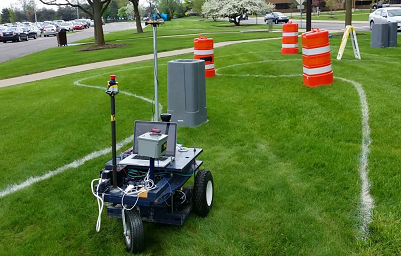
#> input picture Section B/ComputerVision/ImageCV/abhiyaan.png, 401 x 256 px, found by its file name
$ python trial1.py
#> lines starting #> are read from the running program, lines starting #| are printed output that depends on the picture; after the words box and inside, x2 and y2 are one past the last pixel; in counts of white or black regions, pixels touching at a corner belong together
import cv2 as cv
import numpy as np
from matplotlib import pyplot as plt

# blank = np.zeros((500,500),dtype = 'uint8')
# cv.imshow('Blank',blank)

img = cv.imread('C:/Users/gawta/Desktop/Abhiyaan/Section B/ComputerVision/ImageCV/abhiyaan.png')
#> img is the input picture: shape (256, 401, 3); mean B, G, R 56.2, 118.3, 93.3
hsv_orginal = cv.cvtColor(img, cv.COLOR_BGR2HSV)
#> hsv_orginal: shape (256, 401, 3); mean H, S, V 52.7, 155.5, 123.2

grass = cv.imread("C:/Users/gawta/Desktop/Abhiyaan/Section B/ComputerVision/ImageCV/neg.jpg")
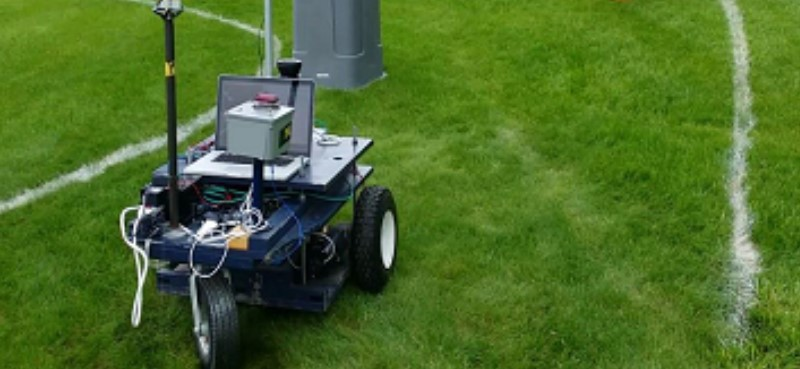
#> input picture Section B/ComputerVision/ImageCV/neg.jpg, 800 x 369 px, found by its file name
#> grass is the input picture: shape (369, 800, 3); mean B, G, R 41.2, 108.9, 76.8
hsv_grass = cv.cvtColor(grass, cv.COLOR_BGR2HSV)
#> hsv_grass: shape (369, 800, 3); mean H, S, V 53.7, 173, 110.7

#hue, saturation, value = cv.split(hsv_grass)

grass_hist = cv.calcHist([hsv_grass], [0,1], None, [180, 256], [0, 180, 0, 256])
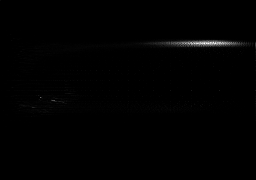
#> grass_hist: shape (180, 256) float32; min 0, max 1189, mean 6.4; drawn with min black and max white
mask = cv.calcBackProject([hsv_orginal], [0, 1], grass_hist, [0, 180, 0, 256], 1)
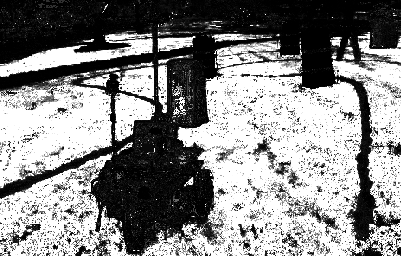
#> mask: shape (256, 401); min 0, max 255, mean 135.4

# Filtering remove noise
kernel = cv.getStructuringElement(cv.MORPH_ELLIPSE, (5, 5))
mask = cv.filter2D(mask, -1, kernel)
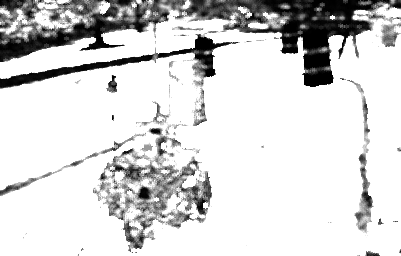
#> mask: shape (256, 401); min 0, max 255, mean 214.2
_, mask = cv.threshold(mask, 100, 255, cv.THRESH_BINARY)
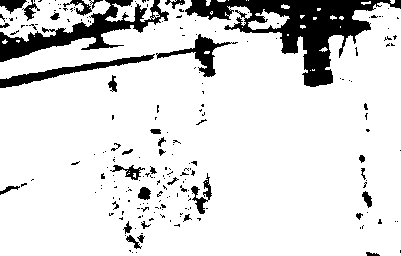
#> mask: shape (256, 401); 86.4% white; 208 black regions (173 under 20 px), largest, box (x1, y1, x2, y2) and area: (185, 0, 401, 87) 6162, (0, 0, 169, 62) 2995, (0, 54, 155, 88) 1089

mask = cv.merge((mask, mask, mask))
result = cv.bitwise_and(img, mask)
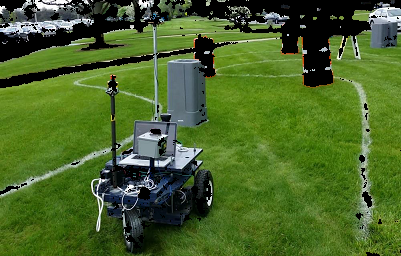
#> result: shape (256, 401, 3); mean B, G, R 41.1, 101.3, 73.9

cv.imshow("Mask", mask)
cv.imshow("Original image", img)
cv.imshow("Result", result)
cv.imshow("Grass", grass)


cv.waitKey(0)
cv.destroyAllWindows()
